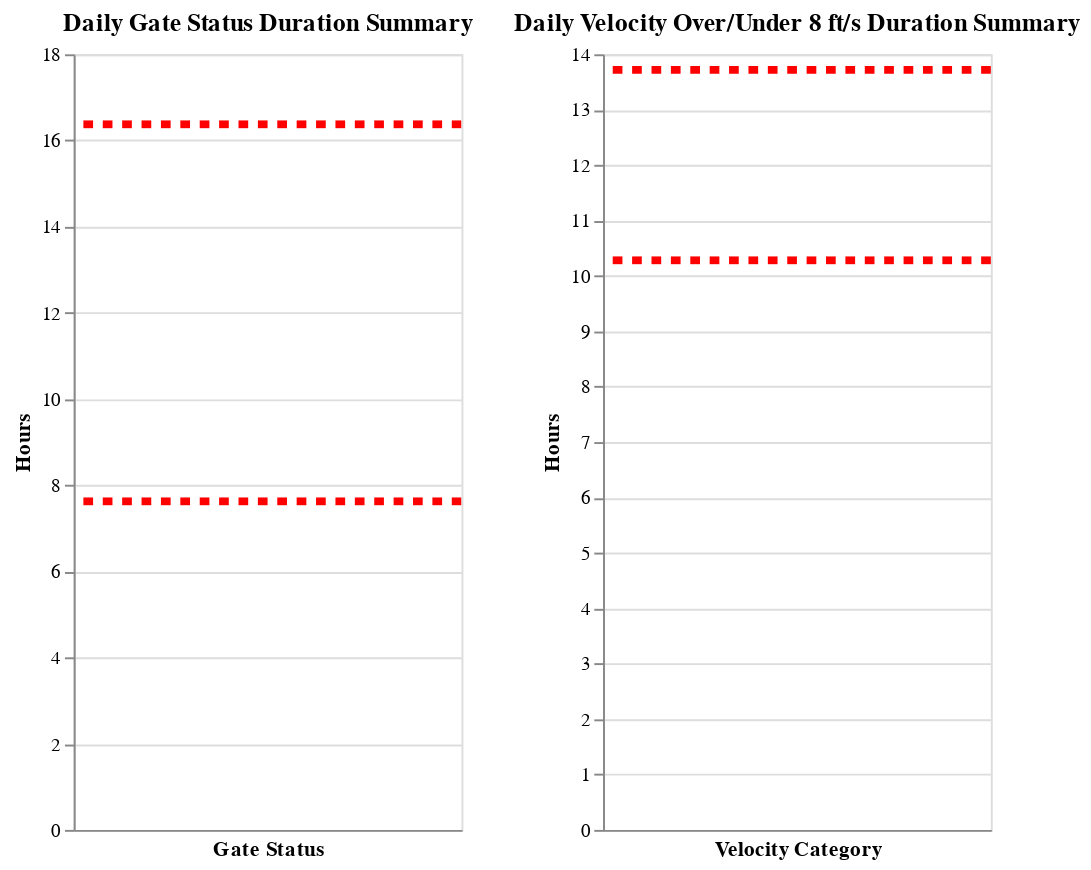

Write notebook code for a chart like this one.
### Code cell
# print(full_merged_df.head())
daily_velocity = full_merged_df.groupby(["Velocity_Category", "date"])["time_unit"].sum().reset_index()
avg_daily_velocity = daily_velocity.groupby("Velocity_Category")['time_unit'].mean().reset_index()

daily_gate = full_merged_df.groupby(["DGL", "date"])["time_unit"].sum().reset_index()
avg_daily_gate = daily_gate.groupby("DGL")['time_unit'].mean().reset_index()

# print(daily_gate.head(15))
# print(avg_daily_velocity) 
unique_dates = full_merged_df['date'].unique()

avg_line_velocity = alt.Chart(avg_daily_velocity).mark_rule(strokeWidth=4, color='red', strokeDash=[5, 5]).encode(
    y=alt.Y('time_unit:Q'),
    detail='Velocity_Category:N',
    tooltip=alt.Tooltip('time_unit:Q',  format=".2f")  
)
avg_line_gate = alt.Chart(avg_daily_gate).mark_rule(strokeWidth=4, color='red', strokeDash=[5, 5]).encode(
    y=alt.Y('time_unit:Q'),
    detail='DGL:N',
    # alt.Tooltip('GLC:Q', title= "Velocity (ft/s)", format=".2f")
    tooltip=alt.Tooltip('time_unit:Q',  format=".2f")  # Static tooltip for the rule line
    ).interactive()

summary_stats_vel = (full_merged_df.groupby(["date", "Velocity_Category"]).
    agg(
        total_velocity_duration = ("time_unit", "sum")
    )).reset_index()

summary_stats_dgl = (full_merged_df.groupby(["date", "DGL"]).
    agg(
        total_gate_duration = ("time_unit", "sum")
    )).reset_index()

date_dropdown = alt.binding_select(options=unique_dates, name="Select Date:")
date_selection = alt.selection_single(fields=["date"], bind=date_dropdown, empty = "none")

# Create the bar graph
vel_bar_chart = alt.Chart(summary_stats_vel).mark_bar(color="orange").transform_filter(
    date_selection
).encode(
        x=alt.X("Velocity_Category", title="Velocity Category", axis=alt.Axis(labelAngle=-0)),
        y=alt.Y("total_velocity_duration:Q", title="Hours"),
        # color="Velocity_Category:N",
        tooltip=["Velocity_Category:N", "total_velocity_duration:Q"],
).add_selection(date_selection
).properties(
    title="Daily Velocity Over/Under 8 ft/s Duration Summary", width=200, height=400
)

vel_chart_with_avg = vel_bar_chart + avg_line_velocity

gate_bar_chart = alt.Chart(summary_stats_dgl).mark_bar(color="steelblue").transform_filter(
    date_selection
).encode(
        x=alt.X("DGL:N", title="Gate Status",axis=alt.Axis(labelAngle=-0)),
        y=alt.Y("total_gate_duration:Q", title="Hours"),
        # color="Velocity_Category:N",
        tooltip=["DGL:N", "total_gate_duration:Q"],
).add_selection(date_selection
).properties(
    title="Daily Gate Status Duration Summary", width=200, height=400
)
gate_chart_with_avg = gate_bar_chart + avg_line_gate
combined_bar_charts = alt.hconcat(
    gate_chart_with_avg,
    vel_chart_with_avg 
)
combined_bar_charts
#create weekly time series with bars
#eventually will have a 100 year time series
#whats the day thats the most above 8/fts
#look at daily variability/similarity over the entire summer (stacked bar)

### Figure 1 — Vega-Lite specification as saved in the notebook (floating-point values rounded to 4 significant figures)
{"config": {"view": {"continuousWidth": 300, "continuousHeight": 300}}, "hconcat": [{"layer": [{"data": {"name": "data-e3988828080975cf10b0cb7978f66dd1"}, "mark": {"type": "bar", "color": "steelblue"}, "encoding": {"tooltip": [{"field": "DGL", "type": "nominal"}, {"field": "total_gate_duration", "type": "quantitative"}], "x": {"axis": {"labelAngle": 0}, "field": "DGL", "title": "Gate Status", "type": "nominal"}, "y": {"field": "total_gate_duration", "title": "Hours", "type": "quantitative"}}, "name": "view_320", "title": "Daily Gate Status Duration Summary", "transform": [{"filter": {"param": "param_397", "empty": false}}]}, {"data": {"name": "data-3085233dbdef7da5d76d9f1676144039"}, "mark": {"type": "rule", "color": "red", "strokeDash": [5, 5], "strokeWidth": 4}, "encoding": {"detail": {"field": "DGL", "type": "nominal"}, "tooltip": {"field": "time_unit", "format": ".2f", "type": "quantitative"}, "y": {"field": "time_unit", "type": "quantitative"}}, "name": "view_321"}], "height": 400, "width": 200}, {"layer": [{"data": {"name": "data-7fd6fd647d31c245f8675e1b5f77233e"}, "mark": {"type": "bar", "color": "orange"}, "encoding": {"tooltip": [{"field": "Velocity_Category", "type": "nominal"}, {"field": "total_velocity_duration", "type": "quantitative"}], "x": {"axis": {"labelAngle": 0}, "field": "Velocity_Category", "title": "Velocity Category", "type": "nominal"}, "y": {"field": "total_velocity_duration", "title": "Hours", "type": "quantitative"}}, "name": "view_319", "title": "Daily Velocity Over/Under 8 ft/s Duration Summary", "transform": [{"filter": {"param": "param_397", "empty": false}}]}, {"data": {"name": "data-9735215fb8433f12fcc152352b016c7c"}, "mark": {"type": "rule", "color": "red", "strokeDash": [5, 5], "strokeWidth": 4}, "encoding": {"detail": {"field": "Velocity_Category", "type": "nominal"}, "tooltip": {"field": "time_unit", "format": ".2f", "type": "quantitative"}, "y": {"field": "time_unit", "type": "quantitative"}}}], "height": 400, "width": 200}], "params": [{"name": "param_397", "select": {"type": "point", "fields": ["date"]}, "bind": {"input": "select", "options": ["2021-07-21", "2021-07-22", "2021-07-23", "2021-07-24", "2021-07-25", "2021-07-26", "2021-07-27", "2021-07-28"], "name": "Select Date:"}, "views": ["view_320", "view_319"]}, {"name": "param_396", "select": {"type": "interval", "encodings": ["x", "y"]}, "bind": "scales", "views": ["view_321"]}], "$schema": "https://vega.github.io/schema/vega-lite/v5.20.1.json", "datasets": {"data-e3988828080975cf10b0cb7978f66dd1": [{"date": "2021-07-21", "DGL": "Closed", "total_gate_duration": 17.0}, {"date": "2021-07-21", "DGL": "Open", "total_gate_duration": 7.0}, {"date": "2021-07-22", "DGL": "Closed", "total_gate_duration": 16.25}, {"date": "2021-07-22", "DGL": "Open", "total_gate_duration": 7.75}, {"date": "2021-07-23", "DGL": "Closed", "total_gate_duration": 16.0}, {"date": "2021-07-23", "DGL": "Open", "total_gate_duration": 8.0}, {"date": "2021-07-24", "DGL": "Closed", "total_gate_duration": 16.0}, {"date": "2021-07-24", "DGL": "Open", "total_gate_duration": 8.0}, {"date": "2021-07-25", "DGL": "Closed", "total_gate_duration": 16.0}, {"date": "2021-07-25", "DGL": "Open", "total_gate_duration": 8.0}, {"date": "2021-07-26", "DGL": "Closed", "total_gate_duration": 16.25}, {"date": "2021-07-26", "DGL": "Open", "total_gate_duration": 7.75}, {"date": "2021-07-27", "DGL": "Closed", "total_gate_duration": 16.75}, {"date": "2021-07-27", "DGL": "Open", "total_gate_duration": 7.25}, {"date": "2021-07-28", "DGL": "Closed", "total_gate_duration": 16.75}, {"date": "2021-07-28", "DGL": "Open", "total_gate_duration": 7.25}], "data-3085233dbdef7da5d76d9f1676144039": [{"DGL": "Closed", "time_unit": 16.38}, {"DGL": "Open", "time_unit": 7.625}], "data-7fd6fd647d31c245f8675e1b5f77233e": [{"date": "2021-07-21", "Velocity_Category": "Over 8ft/s", "total_velocity_duration": 9.0}, {"date": "2021-07-21", "Velocity_Category": "Under 8ft/s", "total_velocity_duration": 15.0}, {"date": "2021-07-22", "Velocity_Category": "Over 8ft/s", "total_velocity_duration": 10.25}, {"date": "2021-07-22", "Velocity_Category": "Under 8ft/s", "total_velocity_duration": 13.75}, {"date": "2021-07-23", "Velocity_Category": "Over 8ft/s", "total_velocity_duration": 10.5}, {"date": "2021-07-23", "Velocity_Category": "Under 8ft/s", "total_velocity_duration": 13.5}, {"date": "2021-07-24", "Velocity_Category": "Over 8ft/s", "total_velocity_duration": 10.25}, {"date": "2021-07-24", "Velocity_Category": "Under 8ft/s", "total_velocity_duration": 13.75}, {"date": "2021-07-25", "Velocity_Category": "Over 8ft/s", "total_velocity_duration": 10.25}, {"date": "2021-07-25", "Velocity_Category": "Under 8ft/s", "total_velocity_duration": 13.75}, {"date": "2021-07-26", "Velocity_Category": "Over 8ft/s", "total_velocity_duration": 10.25}, {"date": "2021-07-26", "Velocity_Category": "Under 8ft/s", "total_velocity_duration": 13.75}, {"date": "2021-07-27", "Velocity_Category": "Over 8ft/s", "total_velocity_duration": 11.25}, {"date": "2021-07-27", "Velocity_Category": "Under 8ft/s", "total_velocity_duration": 12.75}, {"date": "2021-07-28", "Velocity_Category": "Over 8ft/s", "total_velocity_duration": 10.5}, {"date": "2021-07-28", "Velocity_Category": "Under 8ft/s", "total_velocity_duration": 13.5}], "data-9735215fb8433f12fcc152352b016c7c": [{"Velocity_Category": "Over 8ft/s", "time_unit": 10.28}, {"Velocity_Category": "Under 8ft/s", "time_unit": 13.72}]}}
